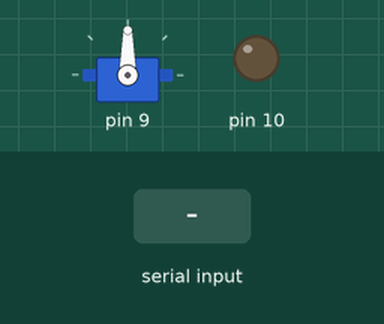
The sketch below on a simulated Arduino Uno, built with avr-gcc and run on an emulated ATmega328P. Parts: servo, output pins drawn as LEDs (lit = HIGH). The test bench sets the inputs (shaded band). What the sketch prints to the serial monitor is not drawn.

Above: at 1.2 s.
1.3 s: "up\n" received over Serial
At 2.5 s:
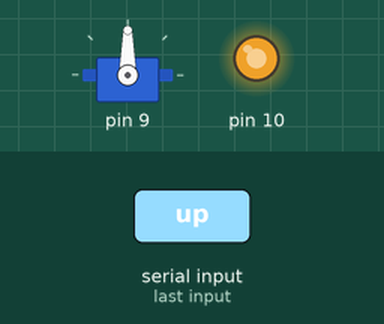
2.8 s: "down\n" received over Serial
At 3.7 s:
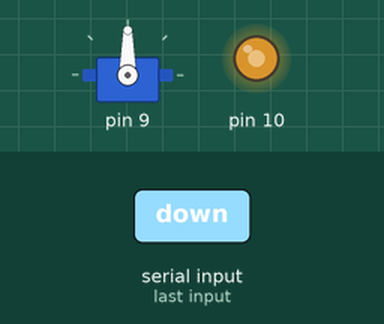
4.3 s: "flip\n" received over Serial
7.5 s: "up\n" received over Serial
At 8.4 s:
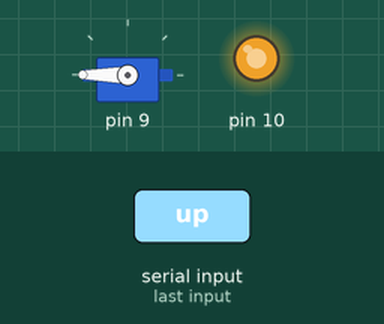
9.0 s: "flip\n" received over Serial
At 9.6 s:
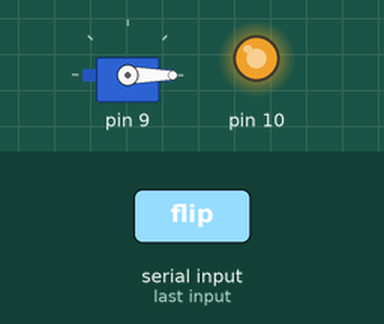
Timing chart, 0 to 11.5 s (numbered marks = the images above; inputs shaded):
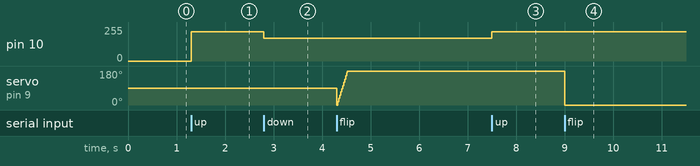

Measured:
- after the input at 1.3 s, pin 10: 0/255 → 220/255 at once
- after the input at 2.8 s, pin 10: 220/255 → 170/255 at once
- after the input at 7.5 s, pin 10: 170/255 → 220/255 at once
- after the input at 9.0 s, servo on pin 9: 180° → 0° at once

The sketch:

plant.ino
```cpp
#include <Servo.h>

String input_string = "";
const String id = "{entity: [{ water_plant: { get: [bool get01(void),bool get02(void)], set: [void set01(void), void set02(void)]}}]}";


//********************** Water Plant functions *********************
class WaterPlant{
    private:
        int water_plant_pin;

    public:
        void init(int pin);
        void set_height(int percentage);
        void full_height(void);
        void full_down(void);
};
void WaterPlant::init(int pin){
    water_plant_pin = pin;
    pinMode(water_plant_pin, OUTPUT);
}

void WaterPlant::set_height(int percentage){
   analogWrite(water_plant_pin, percentage);
}

void WaterPlant::full_height(void){
   analogWrite(water_plant_pin, 220);
}

void WaterPlant::full_down(void){
   analogWrite(water_plant_pin, 170);
}

//********************** Sand watch functions *********************
class SandWatch{
    private:
        int current_position;
        int sand_watch_pin;
        Servo sand_servo;
    public:
        SandWatch();
        void init(int sand_watch_pin);
        void flip(void);
};


SandWatch::SandWatch(){
    current_position = 0;
}

void SandWatch::init(int sand_watch_pin){
    sand_servo.attach(sand_watch_pin);  // attaches the servo on pin 9 to the servo object
}

void SandWatch::flip(void){
    if (current_position == 0){
        for (; current_position <= 180 ; current_position++){
            sand_servo.write(current_position);
            Serial.print(current_position);
            delay(1);
        }
    }else if (current_position == 180){
        for (; current_position >= 0 ; current_position--){
            sand_servo.write(current_position);
            delay(1);
        }
    }else{
        current_position = 0;
        sand_servo.write(current_position);
    }
    Serial.print("Current Position:");
    Serial.println(current_position);
}
//********************** Main functions *********************


void clean_serial_buff(void){
    if (Serial.available()){
        Serial.read();
    }
}


boolean new_serial_data(void){
    while (Serial.available()) {
        char inChar = (char)Serial.read();
        if (inChar == '\n') {
            return true;
        }
        input_string += inChar;
        // if the incoming character is a newline, set a flag
        // so the main loop can do something about it:
    }
    return false;
}

WaterPlant water_plant;
SandWatch sand_watch;

void setup(){
    Serial.begin(115200);
    sand_watch.init(9);
    water_plant.init(10);
    input_string.reserve(200);
}

void loop(){
    if(new_serial_data()){
        Serial.println("********************************");
        Serial.println(input_string);
        Serial.println("********************************");
        if(input_string == "?id"){
            clean_serial_buff();
            Serial.println("this is my id");
            Serial.println(id);
        }else if(input_string == "up"){
            water_plant.full_height();
        }else if(input_string == "down"){
            water_plant.full_down();
        }else if(input_string == "flip"){
            sand_watch.flip();
        }else{
            Serial.print(input_string);
            Serial.println("What?");
        }
        input_string = "";
    }
}
```
